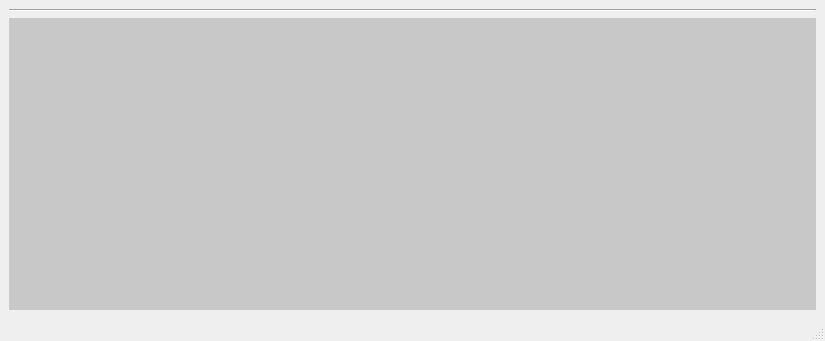
<?xml version="1.0" encoding="UTF-8"?>
<ui version="4.0">
 <class>MainWindow</class>
 <widget class="QMainWindow" name="MainWindow">
  <property name="geometry">
   <rect>
    <x>0</x>
    <y>0</y>
    <width>825</width>
    <height>341</height>
   </rect>
  </property>
  <property name="windowTitle">
   <string>PISLauncher</string>
  </property>
  <property name="windowIcon">
   <iconset>
    <normaloff>C:/Users/Илюша/Downloads/ico.png</normaloff>C:/Users/Илюша/Downloads/ico.png</iconset>
  </property>
  <property name="styleSheet">
   <string notr="true">MainWindow{
background-color:rgb(200, 200, 200);
}
QProgressBar:chunk
{
	background-color:rgb(200, 200, 200);
	background:rgb(200, 200, 200);
	width: 3px;
	margin: 1px;
}
QMenuBar::item{
	background-color:rgb(200, 200, 200);
	background:rgb(200, 200, 200);
}
QMenuBar{
	background-color:rgb(200, 200, 200);
	background:rgb(200, 200, 200);
}</string>
  </property>
  <widget class="QWidget" name="centralwidget">
   <layout class="QVBoxLayout" name="verticalLayout_11">
    <item>
     <widget class="Line" name="hl">
      <property name="orientation">
       <enum>Qt::Horizontal</enum>
      </property>
     </widget>
    </item>
    <item>
     <widget class="QTabWidget" name="tabWidget">
      <property name="styleSheet">
       <string notr="true">QTabWidget:pane
{
	border: 1px;
	background-color:rgb(200, 200, 200);
}
QTabBar::tab
{
	background-color: rgb(190, 190, 190);
}
QTabBar::tab::selected
{
	background-color:rgb(207, 207, 207);
}
QTabBar::tab::hover
{
	
	background-color: rgb(217, 217, 217);
}</string>
      </property>
      <property name="tabPosition">
       <enum>QTabWidget::South</enum>
      </property>
     </widget>
    </item>
   </layout>
  </widget>
  <widget class="QMenuBar" name="menubar">
   <property name="geometry">
    <rect>
     <x>0</x>
     <y>0</y>
     <width>825</width>
     <height>20</height>
    </rect>
   </property>
  </widget>
  <widget class="QStatusBar" name="statusbar"/>
  <action name="Dairy">
   <property name="text">
    <string>Дневник</string>
   </property>
  </action>
  <action name="Calendar">
   <property name="text">
    <string>Календарь</string>
   </property>
  </action>
  <action name="Reg">
   <property name="text">
    <string>Регистрация</string>
   </property>
  </action>
  <action name="ChangePass_2">
   <property name="text">
    <string>Сменить пароль</string>
   </property>
  </action>
  <action name="BD">
   <property name="text">
    <string>База данных</string>
   </property>
  </action>
  <action name="F1">
   <property name="text">
    <string>Фильтр 1</string>
   </property>
  </action>
  <action name="F2">
   <property name="text">
    <string>Фильтр 2</string>
   </property>
  </action>
 </widget>
 <resources/>
 <connections/>
</ui>
